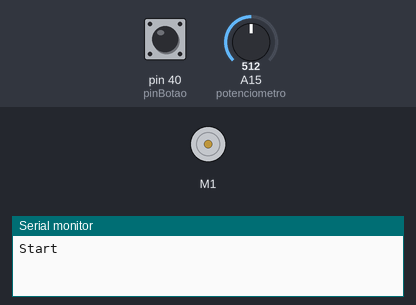
Bench run of a sketch on a simulated Arduino Mega 2560, built with avr-gcc and run on an emulated ATmega2560. Parts: DC motor (green arrow = forward, orange = backward, longer = faster), the last lines printed to the serial monitor. The test bench sets the inputs (shaded band); at power-on: pin 40 (pinBotao) LOW, A15 (potenciometro) = 512. WiFi joins after 1.5 s; servers stay silent unless stated.

Above: at 1.2 s.
1.3 s: pin 40 (pinBotao) pulled HIGH for 0.15 s
At 1.38 s:
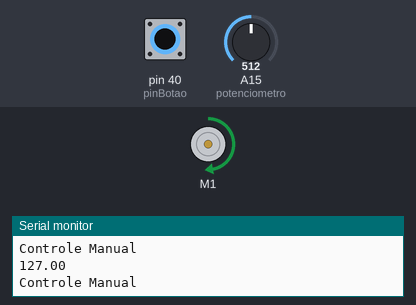
2.9 s: pin 40 (pinBotao) pulled HIGH for 3.2 s
At 6.5 s:
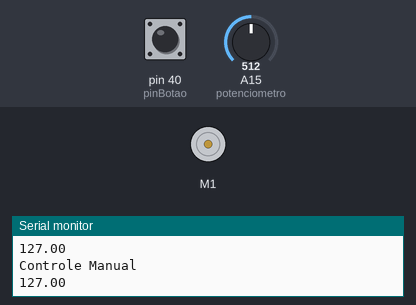
Timing chart, 0 to 8.0 s (numbered marks = the images above; inputs shaded):
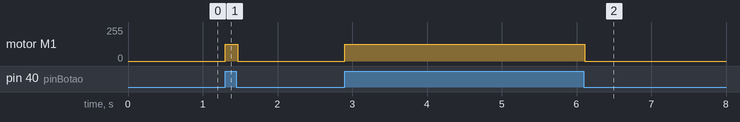

Measured:
- after the input at 1.3 s, motor M1: stopped → forward 127/255 at once, → stopped 0.17 s later
- after the input at 2.9 s, motor M1: stopped → forward 127/255 at once, → stopped 3.2 s later

The sketch:

arduino-atuador.ino
```cpp
#include <AFMotor.h>
#include <SPI.h>         // needed for Arduino versions later than 0018
#include <Ethernet.h>
#include <EthernetUdp.h>         // UDP library from: bjoern@cs.stanford.edu 12/30/2008

// Enter a MAC address and IP address for your controller below.
byte mac[] = {0x90,0xA2,0xDA,0x0E,0xB6,0x06
};
// The IP address will be dependent on your local network:
IPAddress ip(192,168,0,102);
int localPort = 9876;      // local port to listen on
float anterior = 2;

char packetBuffer[4];  //buffer to hold incoming packet, [UDP_TX_PACKET_MAX_SIZE]

EthernetUDP Udp;

AF_DCMotor motor(1); //Seleciona o motor 1

int pinBotao = 40; //Declara pino do botao
bool fail = false; //caso erro de comunicacao ir para estado seguro
int outputTiming = 10000;

void setup() {
  // put your setup code here, to run once:
  Serial.begin(9600);
  pinMode(A15, INPUT); //potenciometro
  pinMode(pinBotao,INPUT); //botao digital
  motor.setSpeed(255);
  motor.run(RELEASE);
  Ethernet.begin(mac, ip);
  Udp.begin(localPort);
  Serial.println("Start");
}

void loop() {
  // put your main code here, to run repeatedly:
  static unsigned long  loopTime = 0;
  static unsigned long  time1 = 0;
  loopTime = millis();
  float potenciometro = analogRead(A15); // valor potenciometro para controle
  int estado_botao = digitalRead(pinBotao);
  int packetSize = Udp.parsePacket();
  Udp.read(packetBuffer, 4);

  float pwm;
  pwm = *(float*)packetBuffer;

  if((loopTime - time1) >= outputTiming)
  {
    time1 = loopTime;
    Serial.println("entrei no safe");
    Serial.println(anterior);
    Serial.println(pwm);
    if ((anterior - pwm) == 0)
    {
      if ((pwm != 0)||(pwm!=255))
      {
        fail = true;
      }
    }
    anterior = pwm;
  }

  if (estado_botao == HIGH)
  {
    fail = false;
    anterior = 0;
    //CONTROLE MANUAL
    pwm = map(potenciometro, 0, 1023, 0, 255);
    if (pwm > 255)
    {
      pwm = 255;
    }
    else if (pwm < 0)
    {
      pwm = 0;
    }
    Serial.println("Controle Manual");
    Serial.println(pwm);
    motor.setSpeed(pwm);
    motor.run(FORWARD);
  }
  else
  {
    if (fail == false)
    {
      //ATUAÇÃO DO SISTEMA DE REDE
      //Serial.println("Controle Remoto");
      //Serial.println(pwm);
      motor.setSpeed(pwm);
      motor.run(FORWARD);
    }
  }

  if (fail == true) // FAIL SAFE
  {
    Serial.println("FAIL");
    motor.setSpeed(0);
    motor.run(RELEASE);
  }
}
```
